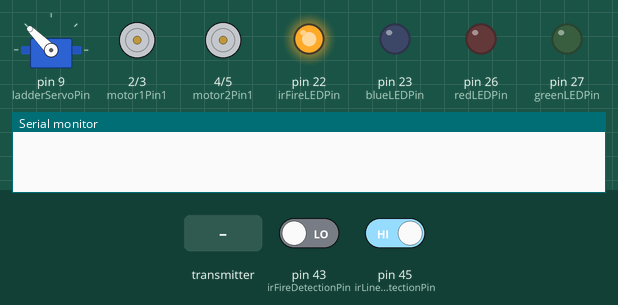
This sketch was run on a simulated Arduino Mega 2560, built with avr-gcc and run on an emulated ATmega2560. On the bench: servo, motor-driver pin pairs drawn as motors (green arrow = first pin HIGH = forward, orange = second pin HIGH = backward, longer = more drive), output pins drawn as LEDs (lit = HIGH), the last lines printed to the serial monitor. Dashed ring = blinking. The test bench sets the inputs (shaded band); at power-on: pin 43 (irFireDetectionPin) LOW, pin 45 (irLineDetectionPin) HIGH. No radio packets arrive unless stated.

Above: at 1.2 s.
1.3 s: pin 43 (irFireDetectionPin) driven HIGH
At 2.5 s:
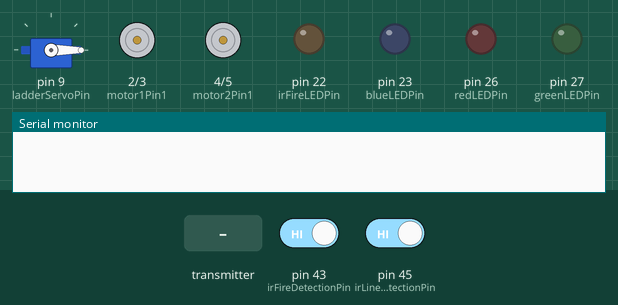
3.4 s: pin 45 (irLineDetectionPin) driven LOW
At 4.6 s:
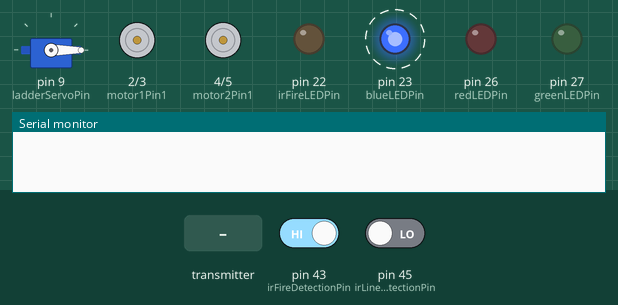
6.4 s: the transmitter starts sending command = 1
At 9.1 s:
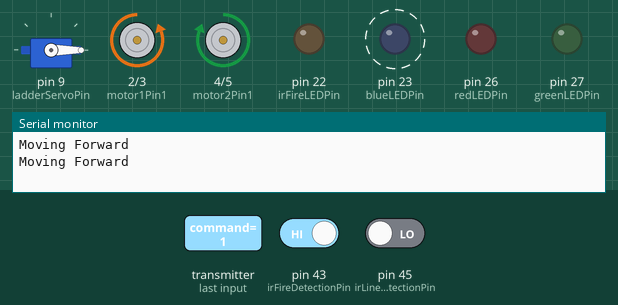
9.4 s: the transmitter starts sending command = 3
At 11.8 s:
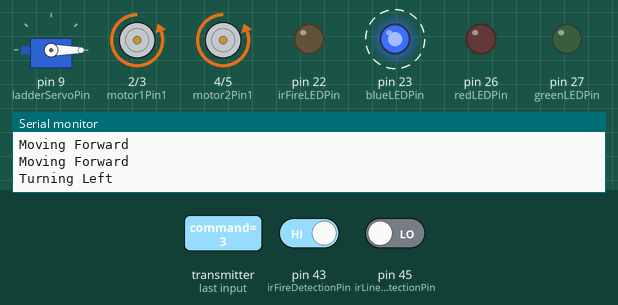
12.4 s: the transmitter starts sending command = 2
At 14.5 s:
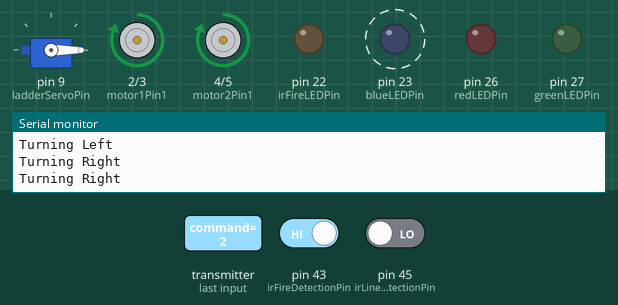
15.4 s: the transmitter starts sending command = 4
At 18.3 s:
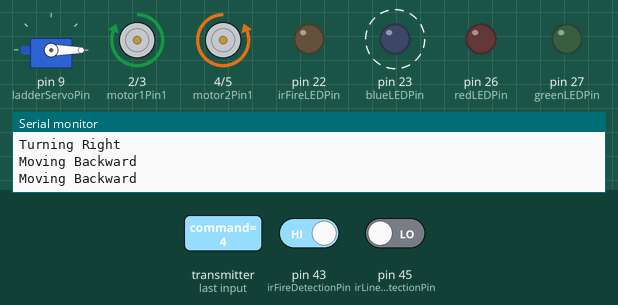
Timing chart, 0 to 19.4 s (numbered marks = the images above; inputs shaded):
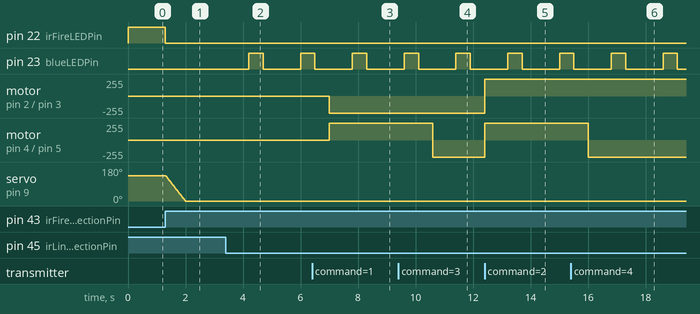

Measured:
- after the input at 1.3 s, pin 22 (irFireLEDPin): HIGH → LOW at once; servo on pin 9 (ladderServoPin): moves from 135° to 0° over 0.67 s, starting at once
- after the input at 3.4 s, pin 23 (blueLEDPin): LOW → HIGH after 0.80 s, → LOW 0.50 s later, → HIGH 1.3 s later
- after the input at 6.4 s, motor on pin 2 (motor1Pin1) / pin 3 (motor1Pin2): stopped → backward 255/255 after 0.60 s; motor on pin 4 (motor2Pin1) / pin 5 (motor2Pin2): stopped → forward 255/255 after 0.60 s
- after the input at 9.4 s, motor on pin 4 (motor2Pin1) / pin 5 (motor2Pin2): forward 255/255 → backward 255/255 after 1.2 s
- after the input at 12.4 s, motor on pin 2 (motor1Pin1) / pin 3 (motor1Pin2), motor on pin 4 (motor2Pin1) / pin 5 (motor2Pin2): backward 255/255 → forward 255/255 at once
- after the input at 15.4 s, motor on pin 4 (motor2Pin1) / pin 5 (motor2Pin2): forward 255/255 → backward 255/255 after 0.60 s

The sketch:

Manual_Final_Code.ino
```cpp
#include <SPI.h>
#include <nRF24L01.h>
#include <RF24.h>
#include <Servo.h>

RF24 radio(6, 7); // CE, CSN pins for the RF module
Servo ladderServo;  // Servo object for the ladder mechanism

// Define motor pins
const int motor1Pin1 = 2;
const int motor1Pin2 = 3;
const int motor2Pin1 = 4;
const int motor2Pin2 = 5;

// Define IR sensor pins
const int irFireDetectionPin = 43;  // IR Sensor for fire detection
const int irLineDetectionPin = 45;  // IR Sensor for line detection

// Define LED pins
const int greenLEDPin = 27;  // Green LED for line detection
const int redLEDPin = 26;   // Red LED for fire detection
const int blueLEDPin = 23;   // Blue LED for other indications
const int irFireLEDPin = 22;  // LED for fire detection indication

// Define servo pin
const int ladderServoPin = 9;  // Pin for the servo motor

// Define delays for waiting between detections and servo movement
const unsigned long detectionDelay1 = 350;
const unsigned long detectionDelay2 = 100;
const int servoDelay = 5;  // Delay between servo moves to slow down rotation

void setup() {
  pinMode(motor1Pin1, OUTPUT);
  pinMode(motor1Pin2, OUTPUT);
  pinMode(motor2Pin1, OUTPUT);
  pinMode(motor2Pin2, OUTPUT);

  pinMode(irFireDetectionPin, INPUT);
  pinMode(irLineDetectionPin, INPUT);

  pinMode(greenLEDPin, OUTPUT);
  pinMode(redLEDPin, OUTPUT);
  pinMode(blueLEDPin, OUTPUT);
  pinMode(irFireLEDPin, OUTPUT);

  digitalWrite(irFireLEDPin, LOW); // Ensure the fire indication LED is off at start

  Serial.begin(9600);
  radio.begin();
  radio.setPALevel(RF24_PA_LOW);
  const byte address[6] = "10110";
  radio.openReadingPipe(1, address);
  radio.startListening();

  ladderServo.attach(ladderServoPin);
  ladderServo.write(135);  // Start with the ladder at neutral position (135 degrees)
}

void loop() {
  int fireSensorValue = digitalRead(irFireDetectionPin);

  if (fireSensorValue == HIGH) {
    digitalWrite(irFireLEDPin, LOW); // Turn on the fire indication LED when IR is detected
    moveServoGradually(0);  // Rotate servo 135 degrees counter-clockwise slowly
  } else {
    digitalWrite(irFireLEDPin, HIGH); // Turn off the fire indication LED when no IR is detected
    moveServoGradually(135);  // Rotate servo back to 135 degrees slowly
  }

     // Read values from IR sensors
   // Read values from IR sensors
  int lineSensorValue = digitalRead(irLineDetectionPin);
    // Check if both sensors detect a white line
  if (lineSensorValue == LOW) {
    // Stop the vehicle

    // Wait for a short period to check for another white line
    delay(detectionDelay1);

    // Read values from IR sensors again
    int lineSensorValue = digitalRead(irLineDetectionPin);

    // Check if only one sensor detects a white line
    if (lineSensorValue == HIGH) {
      // Blink green LED
      blinkGreenLED();
    } else if (lineSensorValue == LOW) {
      delay(detectionDelay1);
      int lineSensorValue = digitalRead(irLineDetectionPin);
      if (lineSensorValue == HIGH) {
        // Blink red LED
        blinkRedLED();
      }
    }
  }

  // Check if a large width white line is detected
  if (lineSensorValue == LOW) {
    delay(detectionDelay2);
    int lineSensorValue = digitalRead(irLineDetectionPin);

    // Check if only one sensor detects a white line
    if (lineSensorValue == LOW) {
      // Blink blue LED
      blinkBlueLED();
    }
  }
  if (radio.available()) {
    int command;
    radio.read(&command, sizeof(command));
    switch(command) {
      case 1: // Forward
        moveForward();
        Serial.println("Moving Forward");
        break;
      case 3: // Left
        turnLeft();
        Serial.println("Turning Left");
        break;
      case 2: // Right
        turnRight();
        Serial.println("Turning Right");
        break;
      case 4: // Backward
        moveBackward();
        Serial.println("Moving Backward");
        break;
      case 5: // stop
        stop();
        Serial.println("stop");
        break;
    }
  }
}

void moveServoGradually(int targetPosition) {
  int currentPosition = ladderServo.read();  // Read current servo position
  if (currentPosition < targetPosition) {
    for (int pos = currentPosition; pos <= targetPosition; pos++) {
      ladderServo.write(pos);
      delay(servoDelay);
    }
  } else if (currentPosition > targetPosition) {
    for (int pos = currentPosition; pos >= targetPosition; pos--) {
      ladderServo.write(pos);
      delay(servoDelay);
    }
  }
}

void blinkGreenLED() {
  digitalWrite(greenLEDPin, HIGH);
  delay(500);
  digitalWrite(greenLEDPin, LOW);
  delay(500);
}

void blinkRedLED() {
  digitalWrite(redLEDPin, HIGH);
  delay(500);
  digitalWrite(redLEDPin, LOW);
  delay(500);
}

void blinkBlueLED() {
  digitalWrite(blueLEDPin, HIGH);
  delay(500);
  digitalWrite(blueLEDPin, LOW);
  delay(500);
}

void moveForward() {
  digitalWrite(motor1Pin1,LOW);
  digitalWrite(motor1Pin2, HIGH);
  digitalWrite(motor2Pin1, HIGH);
  digitalWrite(motor2Pin2, LOW);
}

void moveBackward() {
  digitalWrite(motor1Pin1, HIGH);
  digitalWrite(motor1Pin2, LOW);
  digitalWrite(motor2Pin1,  LOW);
  digitalWrite(motor2Pin2, HIGH);
}

void turnLeft() {
  digitalWrite(motor1Pin1, LOW);
  digitalWrite(motor1Pin2, HIGH);
  digitalWrite(motor2Pin1, LOW);
  digitalWrite(motor2Pin2, HIGH);


}

void turnRight() {
  digitalWrite(motor1Pin1, HIGH);
  digitalWrite(motor1Pin2, LOW);
  digitalWrite(motor2Pin1, HIGH);
  digitalWrite(motor2Pin2, LOW);

}

void stop() {
  digitalWrite(motor1Pin1, LOW);
  digitalWrite(motor1Pin2, LOW);
  digitalWrite(motor2Pin1, LOW);
  digitalWrite(motor2Pin2, LOW);
}
```
